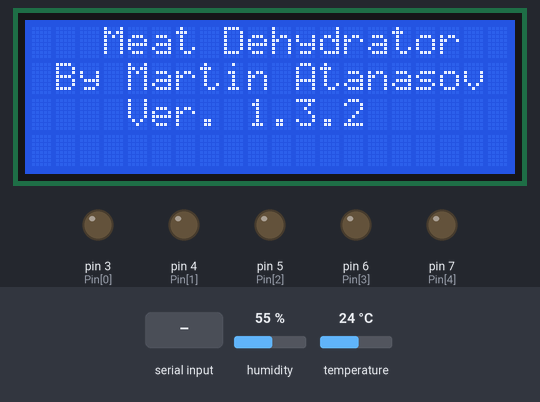
The sketch below on a simulated Arduino Uno, built with avr-gcc and run on an emulated ATmega328P. Parts: 20×4 character LCD, output pins drawn as LEDs (lit = HIGH). The test bench sets the inputs (shaded band); at power-on: temperature 24 °C, humidity 55 %. The local clock reads 2024-03-15 10:24:30 at power-on unless the sketch sets it; EEPROM starts erased; what the sketch prints to the serial monitor is not drawn.

Above: at 0.2 s.
4.4 s: temperature set to 10.8 °C
At 8.2 s:
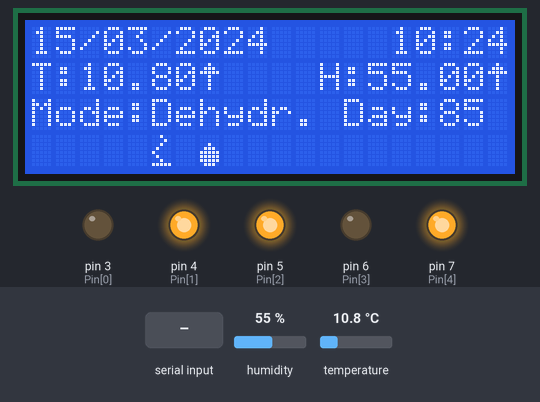
8.8 s: temperature set to 9.3 °C
At 11.9 s:
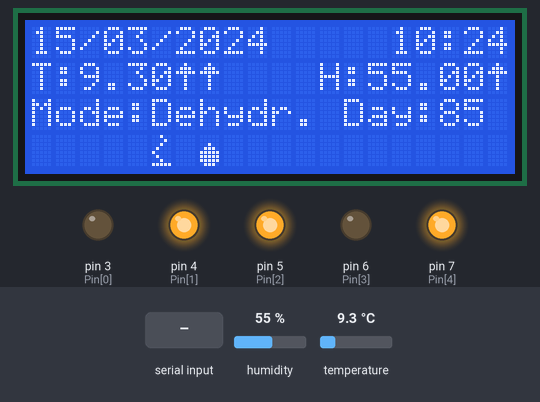
13.0 s: humidity set to 22 %
At 16.9 s:
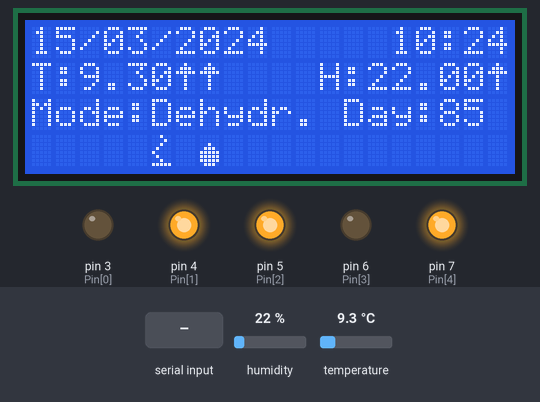
17.2 s: "90,45\n" received over Serial
23.2 s: "1\n" received over Serial
At 28.3 s:
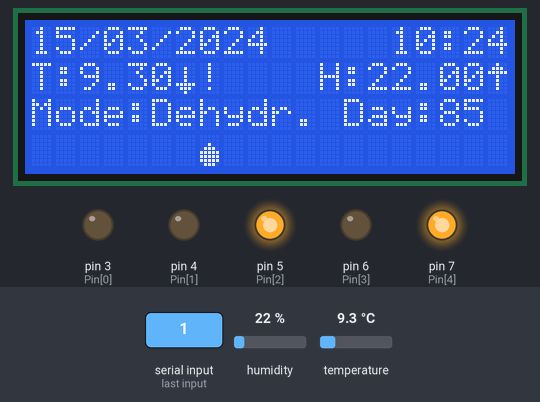
28.7 s: temperature set to 0 °C
At 32.1 s:
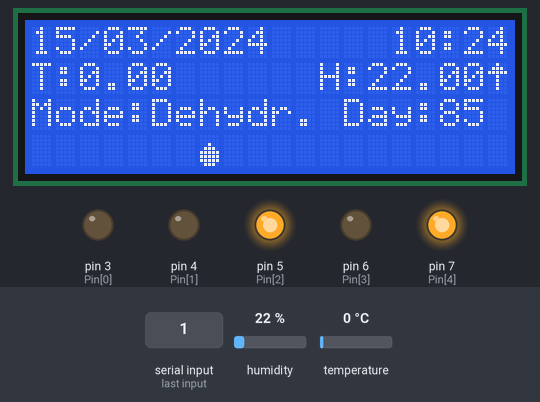
Timing chart, 0 to 33.6 s (numbered marks = the images above; inputs shaded):
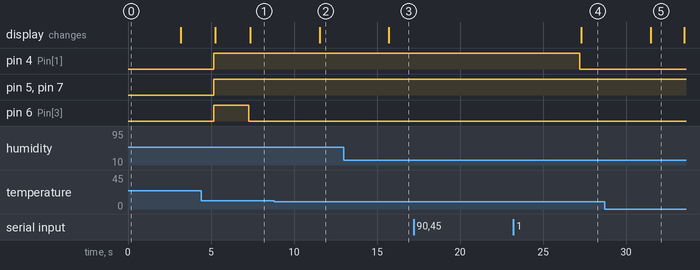

The sketch:

Cooler_2004_Arduio.ino
```cpp
#include <Arduino.h>
#include <EEPROM.h>
#include <SPI.h>
#include <Wire.h>
#include <LiquidCrystal_I2C.h>
#include <DHT.h>
#include <DS3231.h>
DS3231 myRTC;
DateTime myDT;
LiquidCrystal_I2C lcd(0x27, 20, 04);
//Constants
#define DHTPIN 2
#define DHTTYPE DHT22  // DHT 22  (AM2302)
#define numPins 5
#define on HIGH
#define off LOW
DHT dht(DHTPIN, DHTTYPE);  //// Initialize DHT sensor for normal 16mhz Arduino
//Variables
int temperature = EEPROM.read(0);  // Set up  Temperature
byte humyditi = EEPROM.read(4);     // Set up humidity
bool state = EEPROM.read(5);        // True work like dehidratation False work for cooling
float hum;                          //Stores humidity value
float temp;                         //Stores temperature value
uint32_t timeStamp = EEPROM.get(6, timeStamp);
uint32_t compressorTs;
bool serialStatus = EEPROM.read(10);
byte fan_up_speed = EEPROM.read(11);
byte serialCheck = 0;
bool cooler_status = false;
bool dehumi_status = false;
bool humi_status = false;
bool heat_status = false;
bool circulation_status = false;
bool cooler_set = true;
bool hum_set = true;
bool fanSpeed = false;
bool kompressor = true;
bool fanOnOff = EEPROM.read(12);
bool compressorWait = true ;
const byte Pin[5] = { 3, 4, 5, 6, 7 };  //cooler, Heating, Humyfider, Circulation, fan_up_ctrl
byte downArrow[] = { 0x00, 0x04, 0x04, 0x04, 0x04, 0x1F, 0x0E, 0x04 };
byte upArrow[] = { 0x04, 0x0E, 0x1F, 0x04, 0x04, 0x04, 0x04, 0x00 };
byte heatSymbol [] = { 0x04, 0x02, 0x04, 0x08, 0x10, 0x08, 0x04, 0x1F };
byte coolerSymbol [] = { 0x04, 0x15, 0x0E, 0x04, 0x0E, 0x15, 0x04, 0x00 };
byte dehumySymbol [] = { 0x00, 0x00, 0x04, 0x0E, 0x17, 0x17, 0x17, 0x0E };
byte humySymbol [] = { 0x00, 0x00, 0x04, 0x0E, 0x1F, 0x1F, 0x1F, 0x0E };
byte circSymbol [] = { 0x10, 0x11, 0x0A, 0x04, 0x10, 0x11, 0x0A, 0x04 };
void setup() {
  Wire.begin();
  Serial.begin(115200);
  /*----------------------------------------------------------------------------
    In order to synchronise your clock module, insert timetable values below !
    ----------------------------------------------------------------------------*/
  // myRTC.setClockMode(false);
  // myRTC.setHour(15);
  // myRTC.setMinute(9);
  // myRTC.setSecond(30);

  // myRTC.setDate(19);
  // myRTC.setMonth(4);
  // myRTC.setYear(23);
  lcd.begin();
  lcd.createChar(0, downArrow);
  lcd.createChar(1, upArrow);
  lcd.createChar(2, heatSymbol);
  lcd.createChar(3, coolerSymbol);
  lcd.createChar(4, dehumySymbol);
  lcd.createChar(5, humySymbol);
  lcd.createChar(6, circSymbol);
  // Turn on the blacklight and print a message.
  lcd.backlight();
  lcd.setCursor(3, 0);
  lcd.print("Meat Dehydrator");
  lcd.setCursor(1, 1);
  lcd.print("By Martin Atanasov");
  lcd.setCursor(4, 2);
  lcd.print("Ver. 1.3.2");
  for (byte i = 0; i < numPins; i++) {  //for each pin
    pinMode(Pin[i], OUTPUT);
    digitalWrite(Pin[i], off);
  }
  myDT = RTClib::now();
  dht.begin();
  delay(3000);
  lcd.clear();
  compressorTs = (myDT.unixtime() + 120);

}
void loop() {
  myDT = RTClib::now();
  hum = dht.readHumidity();
  temp = dht.readTemperature();
  delay(2000);
  readSerial();
  tempCtrl();
  humCtrl();
  fanUpCtrl();
  serialPrint();
  lcdPrint();
}
void tempCtrl() {
  if (cooler_set) {
    if (temp > (temperature + 0.9)) {
      hum_set = false;
      compressor(on);
      cooler_status = true;
    } else if (temp <= (temperature + 0.5)) {
      compressor(off);
      cooler_status = false;
      hum_set = true;
    }
  }
  if (temp <= (temperature - 1)) {
    digitalWrite(Pin[1], on);
    heat_status = true;
  } else if (temp >= temperature -0.5) {
    digitalWrite(Pin[1], off);
    heat_status = false;
  }
}
void humCtrl() {
  if (hum_set) {
    if (hum >= (humyditi + 4.9) && state) {
      compressor(on);
      cooler_set = false;
      dehumi_status = true;
      fanSpeed = true;
      if (temp <= temperature ) {
        digitalWrite(Pin[1], on);
      } else if (temp >= (temperature + 0.9)) {
        digitalWrite(Pin[1], off);
      }
    } else if (hum <= (humyditi + 4.4)) {
      compressor(off);
      cooler_set = true;
      dehumi_status = false;
      fanSpeed = false;
    }
  }
  if (hum <= (humyditi - 1) && state) {
    digitalWrite(Pin[2], on);
    humi_status = true;
  } else if (hum >= (humyditi - 0.5)) {

    digitalWrite(Pin[2], off);
    humi_status = false;
  }
}
void fanUpCtrl() {

  bool chk;
  analogWrite(Pin[4], fan_up_speed);
  digitalWrite(Pin[3], fanOnOff); // WARNING

   switch (myDT.hour()) {
    case 0:
      chk = true;
      break;
    case 6:
      chk = true;
      break;
    case 12:
      chk = true;
      break;
    case 18:
      chk = true;
      break;
    // case 20:
    //   chk = true;
    // case 25:
    //   chk = true;
    //   break;
    // case 30:
    //   chk = true;
    //   break;
    // case 35:
    //   chk = true;
    //   break;
    // case 40:
    //   chk = true;
    //   break;
    // case 45:
    //   chk = true;
    //   break;
    // case 50:
    //   chk = true;
    //   break;
    // case 55:
    //   chk = true;
    //   break;
    default:
      chk = false;
  }
  if (chk && state && (myDT.minute() <=5)) {
    fanOnOff =EEPROM.read(12);
  } else {
    fanOnOff =false;
  }


}
void serialPrint() {
  if (serialStatus) {
    Serial.print("Cooler:");
    if (cooler_status == true) {

      Serial.print("ON");
      if (compressorWait == false){
        Serial.print("!,");
      }
      else{
        Serial.print(",");
      }
    } else {
      Serial.print("OFF,");
    }
    Serial.print(" Dehum:");
    if (dehumi_status == true) {
      Serial.print("ON,");
    } else {
      Serial.print("OFF,");
    }
    Serial.print(" Heat:");
    if (heat_status == true) {
      Serial.print("ON,");
    } else {
      Serial.print("OFF,");
    }
    Serial.print(" Humy:");
    if (humi_status == true) {
      Serial.print("ON,");
    } else {
      Serial.print("OFF,");
    }
    Serial.print(" FanHS:");
    if (circulation_status == true) {
      Serial.print("ON,");
    } else {
      Serial.print("OFF,");
    }
    Serial.print(" Mode:");
    if (state == true) {
      Serial.print("Dehydrating,");
    } else {
      Serial.print("Cooler/Freeze,");
    }
    Serial.print(" Humy:");
    if (hum_set == true) {
      Serial.print("Enabled,");
    } else {
      Serial.print("Disabled,");
    }
    Serial.print(" Cooler:");
    if (cooler_set == true) {
      Serial.print("Enabled,");
    } else {
      Serial.print("Disabled,");
    }
    Serial.print(" Fan/Speed:");
    if (fanOnOff) {
      Serial.print("ON/");
      Serial.print(fan_up_speed);
      Serial.print(",");
    } else {
      Serial.print("OFF,");
    }
    Serial.print(" T:");
    Serial.print(temperature);
    Serial.print(",");
    Serial.print(" H:");
    Serial.print(humyditi);
    Serial.print(",");
    Serial.print(" Day/s:");
    Serial.println(timeReturn());
    Serial.print("Hum:");
    Serial.print(hum);
    Serial.print("  Temp:");
    Serial.println(temp);
  } else {
    if (serialCheck < 1){
    Serial.println("Serial Disabled, Enter 0 for MENU");
    serialCheck = 2;
    }

  }
}
void lcdPrint() {
  lcd.cursor_off();
  //lcd.clear();
  lcd.setCursor(0, 0);
  printDigitsLcd(myDT.day());
  lcd.print("/");
  printDigitsLcd(myDT.month());
  lcd.print("/");
  lcd.print(myDT.year());
  lcd.setCursor(15, 0);
  printDigitsLcd(myDT.hour());
  lcd.print(":");
  printDigitsLcd(myDT.minute());
  lcd.setCursor(0, 1);
  lcd.print("T:");
  lcd.print(temp);
  if (cooler_status) {
    lcd.write(byte(0));
    if (compressorWait == false){
      lcd.print("!");
    }
    else {
      lcd.print(" ");
    }
    lcd.print("  ");
  } else if (heat_status) {
    lcd.write(byte(1));
  } else {
    lcd.print("   ");
  }
  lcd.setCursor(12, 1);
  lcd.print("H:");
  lcd.print(hum);
  if (dehumi_status) {
    lcd.write(byte(0));
  } else if (humi_status) {
    lcd.write(byte(1));
  } else {
    lcd.print("   ");
  }
  lcd.setCursor(0, 2);
  lcd.print("Mode:");
  if (state) {
    lcd.print("Dehydr.");
  } else {
    lcd.print("Cooler ");
  }
  lcd.setCursor(13, 2);
  lcd.print("Day:");
  printDigitsLcd(timeReturn());
  lcd.setCursor(0, 3);
  lcd.print("                    ");
  if (cooler_status & compressorWait){
    lcd.setCursor(1, 3);
    lcd.write(byte(3));
  }
  if (dehumi_status){
    lcd.setCursor(3, 3);
    lcd.write(byte(4));
  }
  if (heat_status){
    lcd.setCursor(5, 3);
    lcd.write(byte(2));
  }
  if (humi_status){
    lcd.setCursor(7, 3);
    lcd.write(byte(5));
  }
  if (fanOnOff){
    lcd.setCursor(9, 3);
    lcd.write(byte(6));
  }

  // printDigitsLcd(cooler_status);
  // printDigitsLcd(dehumi_status);
  // printDigitsLcd(heat_status);
  // printDigitsLcd(humi_status);
  // printDigitsLcd(circulation_status);
}
void printDigitsLcd(byte digits) {
  // utility function for digital clock display: prints preceding colon and leading 0
  if (digits < 10)
    lcd.print('0');
  lcd.print(digits);
}
byte timeReturn() {
  byte dayResult = ((myDT.unixtime() - timeStamp) / 86400);
  return dayResult;
}
void compressor(byte i) {
  if (myDT.unixtime() >= compressorTs) {
    if (i == HIGH) {
      digitalWrite(Pin[0], on);
      kompressor = true;
    } else if (i == LOW) {
      digitalWrite(Pin[0], off);
      if (kompressor == true) {
        compressorTs = (myDT.unixtime() + 120);
        delay(100);
        kompressor = false;
      }
    }
    compressorWait = true;
  } else {
    compressorWait = false;
  }
}
void readSerial() {
  String error = "Wrong Input\n";
  String done = "DONE\n";
  int pause = 3000;
  String enaDis[2] = { "Enable\n", "Disable\n" };

   if (Serial.available() && Serial.parseInt() == 0) {
     Serial.flush();
     Serial.read();
     //Serial.end();
    // Serial.begin(1152000);
     Serial.print("MENU: \n1- Temperature Selection\n2- Humidity Selection\n3- Mode\n4- Reset Count Days\n5- Serial (Enable-Disable)\n6- Fan Speed 1-255\n7- Circulation FAN (ON-OFF) \n\n");
    while (Serial.available()==0) {};

    if (Serial.available()) {
      while (!Serial.available());
    byte a = Serial.parseInt();
    if (a == 1) {
      Serial.print("Temp: ");
      while (!Serial.available()) {}
      EEPROM.update(0, Serial.parseInt());
      temperature = EEPROM.read(0);
      Serial.println(temperature);
      Serial.println(done);
      delay(pause);
    } else if (a == 2) {
      Serial.print("Hum: ");
      while (!Serial.available()) {}
      EEPROM.update(4, Serial.parseInt());
      humyditi = EEPROM.read(4);
      Serial.println(humyditi);
      Serial.println(done);
      delay(pause);
    } else if (a == 3) {
      Serial.print("Mode(0 - Cooler/Freeze, 1-Dehydration): ");
      while (!Serial.available()) {}
      EEPROM.update(5, Serial.parseInt());
      state = EEPROM.read(5);
      if (state == 1) {
        Serial.println(" Dehydration ");
      } else {
        Serial.println(" Cooler/Freeze ");
      }
      Serial.println(done);
      delay(pause);
    } else if (a == 4) {
      Serial.print("Reset Day?(0 - NO, 1-YES): ");
      while (!Serial.available()) {}
      if (Serial.parseInt()) {
        EEPROM.put(6, myDT.unixtime());
        EEPROM.get(6, timeStamp);
        Serial.print(" Day Counter Reset");
      } else {
        Serial.print("Day Counter Not Reset");
      }
      delay(pause);
    } else if (a == 5) {
      Serial.print("Serial(0 - OFF, 1-ON): ");
      while (!Serial.available()) {}
      EEPROM.update(10, Serial.parseInt());
      serialStatus = EEPROM.read(10);
      if (serialStatus == 0)
        Serial.println(enaDis[1]);
      else if (serialStatus == 1) {
        Serial.println(enaDis[0]);
      } else {
        Serial.println(error);
      }
    } else if (a == 6) {
      Serial.print("Fan Speed (1-255): ");
      while (!Serial.available()) {}
      EEPROM.update(11, Serial.parseInt());
      fan_up_speed = EEPROM.read(11);
      Serial.print(fan_up_speed);
      Serial.println(done);
      delay(pause);

    } else if (a == 7) {
      Serial.print("Circulation (0 - OFF, 1-ON): ");
      while (!Serial.available()) {}
      EEPROM.update(12, Serial.parseInt());
      fanOnOff = EEPROM.read(12);
      if (fanOnOff) {
        Serial.print(" ON");
      } else {
        Serial.print(" OFF");
      }
      Serial.println(done);
      delay(pause);
    }

    else {
      Serial.println(error);
      delay(pause);
    }
  }
   }
}
```

Measured:
- the behaviour switches between 10 and 9.9 °C on temperature (found by bisection; images 1 and 2)
- after the input at 4.4 s, the display: first differs from a run without the input after 2.9 s (image 1)
- after the input at 8.8 s, the display: changes after 2.7 s (image 2)
- after the input at 13.0 s, the display: changes after 2.7 s (image 3)
- after the input at 17.2 s, every drawn part: stays the same
- after the input at 23.2 s, pin 4 (Pin[1]): HIGH → LOW after 4.0 s; the display: changes after 4.1 s (image 4)
- after the input at 28.7 s, the display: changes after 2.8 s (image 5)
